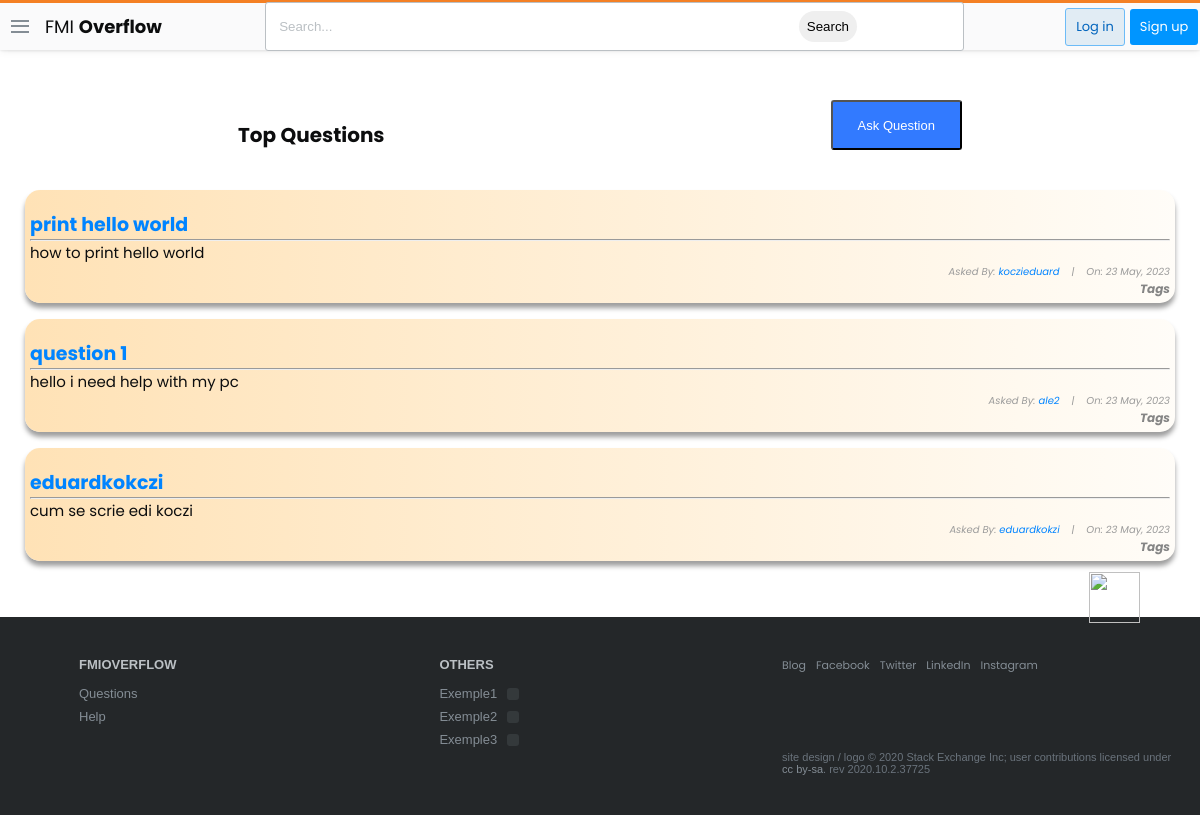
Screenshot of /questions/ with the database file from the repository.
### stackbase/models.py (models this page shows, shortened)
class Question(models.Model):
    user = models.ForeignKey(User, on_delete=models.CASCADE)
    title = models.CharField(max_length = 1000)
    content = models.TextField(null=True,blank=True)
    date_created = models.DateTimeField(default=timezone.now)

### stackbase/views.py (the view)
# urls.py: path('questions/',views.QuestionListView.as_view(),name="question_list"),
class QuestionListView(ListView):
    model = Question
    context_object_name = 'question'

### stackbase/templates/stackbase/question_list.html (shortened to what this page needs)
{% extends 'base.html' %}
{% block content %}
<!DOCTYPE html>
<html lang="en">
<head>
</head>
<body>
    <div class="container" >
        <div id="sub-nav">
            <h1 id="fh1">Top Questions</h1>
            {% if user.is_authenticated %}
            <button class="btn" id="logout-btn"><a id="fa" href="" style="color: white; text-decoration: none;">Ask Question</a></button>
            {% else %}
            <button class="btn" id="logout-btn"><a id="fa" href="{% url 'login' %}" style="color: white; text-decoration: none;">Ask Question</a></button>
            {% endif %}
        </div>
        <div class="list-question" style="margin-top:30px; margin-bottom:30px; padding:10px;">
            <div class="questions" >
                {% for question in question %}
                <div class="container" style="background: linear-gradient(to right, rgb(255, 226, 182), rgba(255, 166, 0, 0.027)); padding: 5px; box-shadow: rgba(0, 0, 0, 0.383) 0px 5px 5px 0px; border-radius: 15px;" >
                    <div id="title-sec" style="display: flex; align-items: center;">
                        <h3 id="fh3"><a href="">{{ question.title }}</a></h3>
                    </div>
                    <hr>
                    {% if question.content|wordcount <= 10 %}
                    <h6 id="fh6" style="text-align: left;">{{ question.content}}</h6>
                    {% else %}
                    <h6 id="fh6" style="text-align: left;">{{ question.content|truncatewords:10}} <a href="">Read More</a></h6>
                    {% endif %}
                    <h6 id="fh6" style="font-size: 10px; font-style: italic; color: rgb(155, 155, 155);">Asked By: <a href="{% url 'profile' %}">{{ question.user }}</a>&nbsp;&nbsp;&nbsp; |&nbsp;&nbsp;&nbsp; On: {{question.date_created|date:"j F, Y"}}</h6>
                    <h5 style="text-align: right; font-size: 12px; font-style: italic;">Tags</h5>
                </div> <br>
                {% endfor %}
            </div>
        </div>
    </div>
</body>
</html>
{% endblock content %}

### templates/base.html (shortened to what this page needs)
{% load static %}
<html lang="en">
<head>
    <link rel="stylesheet" href="{% static 'main.css' %}">
</head>
<body>
<header>
<div class="nav-container">
    <nav>
        <div class="nav-brand">
            <div class="hamburger-menu-container">
                <div class="hamburger-menu">
                    <div class="line"></div>
                    <div class="line"></div>
                    <div class="line"></div>
                </div>
            </div>
            <a href="{% url 'stackbase:home' %}" style="text-decoration: none; color: black;">
                <div class="nav-icon-text">FMI <span class="nav-bold-text">Overflow</span> </div> </a>
        </div>
        <div class="nav-search" style="margin-left:100px; margin-right:100px">
            <div class="search-container">
                <form action="" method="GET">
                    <input type="text" id="" name="search-area" placeholder="Search...">
                    <button type="submit" style="margin-left: 340px; border-radius: 25px; border: none; padding: 8px;">Search</button>
                </form>
            </div>
        </div>
        <div class="nav-right-buttons">
             {% if user.is_authenticated %}
                <a href="profile" class="btn btn-login">Profile</a>
                <a href="logout" class="btn btn-register">Logout</a>
            {% else %}
                <a href="login" class="btn btn-login">Log in</a>
                <a href="register" class="btn btn-register">Sign up</a>
            {% endif %}
        </div>
    </nav>
</div>
</header>
{% block content %}
{% endblock content %}
<footer class="footer">
    <img src="https://cdn.sstatic.net/Img/home/robot.svg?v=dfa16a330cbd" alt="" class="footer-robot-img">
<div class="container">
    <div class="footer-content">
        <div class="footer-icon">
        </div>
        <div class="footer-nav">
            <div class="footer-nav-col">
                <div class="footer-links-title"><a href="#">FMIOverflow</a></div>
                <ul class="footer-links">
                    <li class="footer-link-item"><a href="#" class="footer-link">Questions</a></li>
                    <li class="footer-link-item"><a href="#" class="footer-link">Help</a></li>
                </ul>
            </div>
            <div class="footer-nav-col">
                <div class="footer-links-title"><a href="#">Others</a></div>
                <ul class="footer-links">
                    <li class="footer-link-item">
                        <a href="#" class="footer-link">Exemple1</a>
                        <div class="footer-arrow-icon">
                        </div>
                    </li>
                    <li class="footer-link-item">
                        <a href="#" class="footer-link">Exemple2</a>
                        <div class="footer-arrow-icon">
                        </div></li>
                    <li class="footer-link-item">
                        <a href="#" class="footer-link">Exemple3</a>
                        <div class="footer-arrow-icon">
                        </div>
                    </li>
                </ul>
            </div>
        </div>
        <div class="footer-another-links">
            <div class="social-media">
                <ul>
                    <li>
                        <a href="#">Blog</a>
                    </li>
                    <li>
                        <a href="#">Facebook</a>
                    </li>
                    <li>
                        <a href="#">Twitter</a>
                    </li>
                    <li>
                        <a href="#">LinkedIn</a>
                    </li>
                    <li>
                        <a href="#">Instagram</a>
                    </li>
                </ul>
            </div>
            <div class="copyright">
                <p>site design / logo © 2020 Stack Exchange Inc; user contributions licensed under <a href="https://stackoverflow.com/help/licensing">cc by-sa</a>. rev 2020.10.2.37725</p>
            </div>
        </div>
    </div>
</div>
</footer>
</body>
</html>

### static/main.css (style rules this page uses)
*, *::before, *::after { margin: 0; padding: 0; box-sizing: border-box; }
html { font-family: Arial, "Helvetica Neue", Helvetica, sans-serif; font-size: 10px; color: #0c0d0e; }
.container { width: 100%; max-width: 126.4rem; margin: 0 auto; padding: 0 1.5rem; }
ul { list-style: none; }
a { text-decoration: none; color: #535a60; cursor: pointer; }
img { width: 100%; max-width: 100%; height: auto; }
.btn { text-align: center; font-size: 1.3rem; border-radius: 3px; transition: all 0.5s; padding: 1.3rem 2.5rem; }
header { width: 100%; height: 50px; background-color: #fafafb; border-top: 3px solid #f48024; position: fixed; left: 0; top: 0; z-index: 99; box-shadow: 0 1px 2px rgba(0,0,0,0.05),0 1px 4px rgba(0,0,0,0.05),0 2px 8px rgba(0,0,0,0.05); }
.nav-container { width: 100%; height: 100%; max-width: 126.4rem; margin: 0 auto; }
nav { display: flex; width: inherit; height: inherit; }
.nav-brand { flex: 1 0 auto; display: flex; align-items: center; }
.hamburger-menu-container { height: 100%; cursor: pointer; position: relative; }
.hamburger-menu { width: 4rem; height: inherit; padding: 1.5rem 1.1rem; display: flex; flex-wrap: wrap; align-items: center; position: relative; transition: all 0.5s; }
.hamburger-menu .line { background-color: #848d95; height: 2px; width: 100%; -webkit-transition: all 0.3s; transition: all 0.3s; }
.nav-icon-text { font-size: 1.8rem; margin-left: 0.5rem; color: #0c0d0e; }
.nav-icon-text span { font-weight: bold; }
.nav-search { flex: 30 0 auto; display: flex; align-items: center; margin-right: 1rem; position: relative; }
.search-container { width: 100%; border: 1px solid #bbc0c4; border-radius: 3px; padding: 0.8rem; background-color: #fff; display: flex; align-items: center; }
.search-container input[type=text] { flex: 1 1 auto; margin-left: 0.5rem; border: none; outline: none; color: #3c4146; }
.search-container input[type=text]::placeholder { color: #bbc0c4; }
.nav-right-buttons { flex: 1 0 auto; display: flex; align-items: center; justify-content: center; }
.btn-login { background-color: #e1ecf4; color: #0064bd; border: 1px solid #6cbbf7; padding: 0.8rem 1rem; }
.btn-register { background-color: #0095ff; color: #fff; margin-left: 0.5rem; padding: 0.8rem 1rem; }
.footer { background-color: #242729; color: #6a737c; padding-top: 4rem; padding-bottom: 4rem; position: relative; }
.footer-content { display: flex; }
.footer-icon { flex: 0 0 64px; }
.footer-nav { display: flex; flex: 2 1 auto; flex-wrap: wrap; }
.footer-nav-col { flex: 1 0 auto; padding-right: 1rem; padding-bottom: 2.4rem; }
.footer-another-links { flex: 1 1 150px; display: flex; flex-direction: column; justify-content: space-between; }
.footer-links-title { margin-bottom: 1rem; }
.footer-links-title a { color: #bbc0c4; font-size: 1.3rem; font-family: Arial, "Helvetica Neue", Helvetica, sans-serif; font-weight: 700; text-transform: uppercase; }
.footer-link-item { padding: 0.4rem 0; display: flex; align-items: center; }
.footer-arrow-icon { display: flex; align-items: center; justify-content: center; width: 1.2rem; height: 1.2rem; background-color: rgba(132, 141, 149, 0.35); opacity: 0.5; border-radius: 0.3rem; margin-left: 1rem; }
.footer-link { color: #848d95; font-size: 1.3rem; font-family: Arial, "Helvetica Neue", Helvetica, sans-serif; font-weight: 400; }
.social-media ul { display: flex; }
.social-media ul li { margin-right: 1rem; }
.social-media ul li a { color: #848d95; font-size: 1.1rem; }
.copyright { color: #6a737c; font-size: 1.1rem; font-family: Arial, "Helvetica Neue", Helvetica, sans-serif; font-weight: 400; }
.copyright a { color: #848d95; }
.footer-robot-img { width: 5.1rem; height: 5.1rem; position: absolute; right: 6rem; top: -4.5rem; }

### stackbase/templates/stackbase/question_list.html (style rules this page uses)
body { margin-top: 100px; font-family: 'Poppins', sans-serif; }
#fh1 { margin-top: 20px; }
#sub-nav { display: flex; justify-content: space-around; }
#logout-btn { background-color: rgb(50, 122, 255); }
#fh3 { text-align: left; font-size: 19px; padding-top: 15px; }
#fh6 { text-align: right; font-size: 15px; font-weight: normal; }
a { color: rgb(0, 132, 255); }
h5 { color: rgb(133, 133, 133); }

### rows the page displays
Question: title "print hello world", content "how to print hello world", user "koczieduard", date_created "23 May, 2023"
Question: title "question 1", content "hello i need help with my pc", user "ale2", date_created "23 May, 2023"
Question: title "eduardkokczi", content "cum se scrie edi koczi", user "eduardkokzi", date_created "23 May, 2023"
